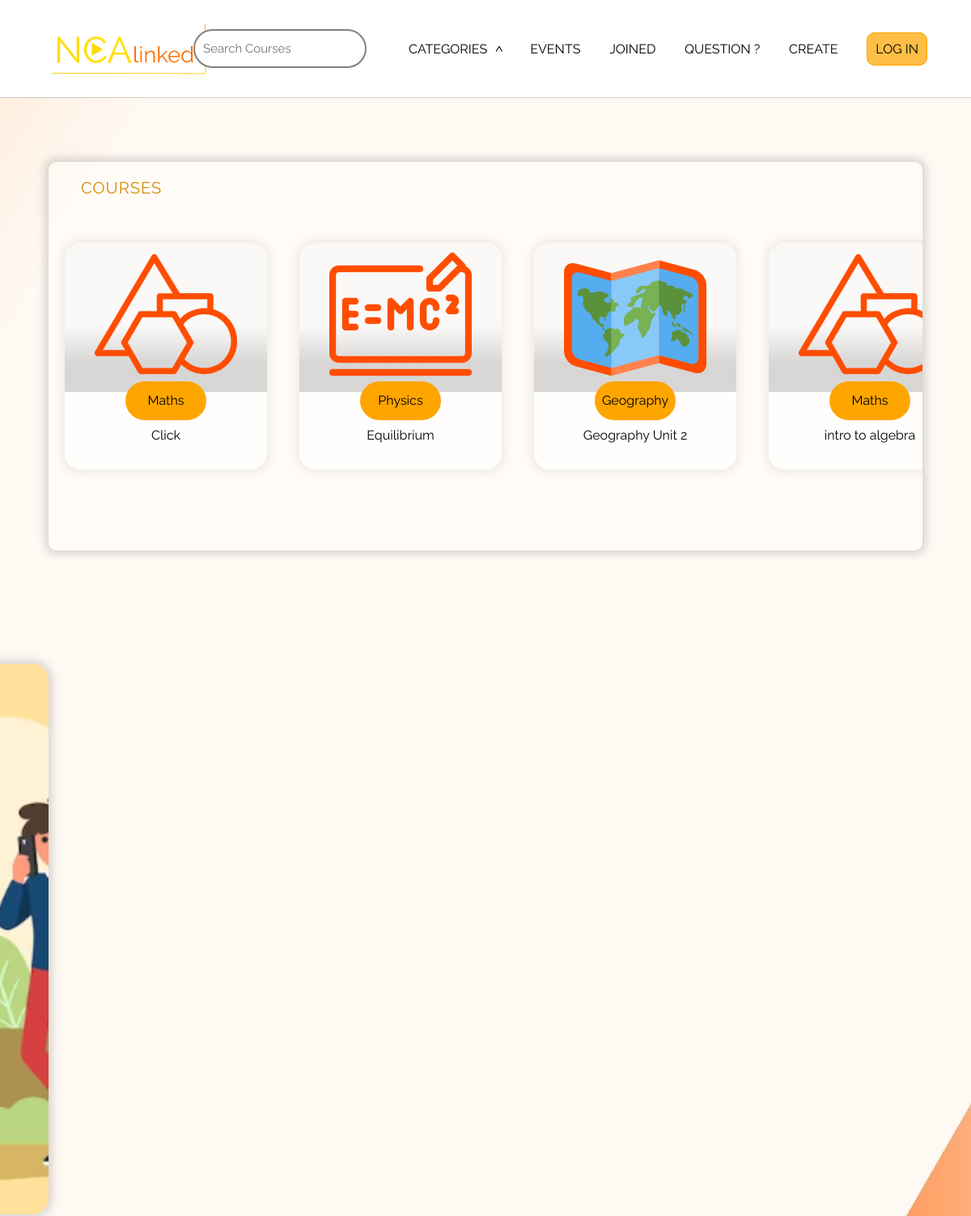
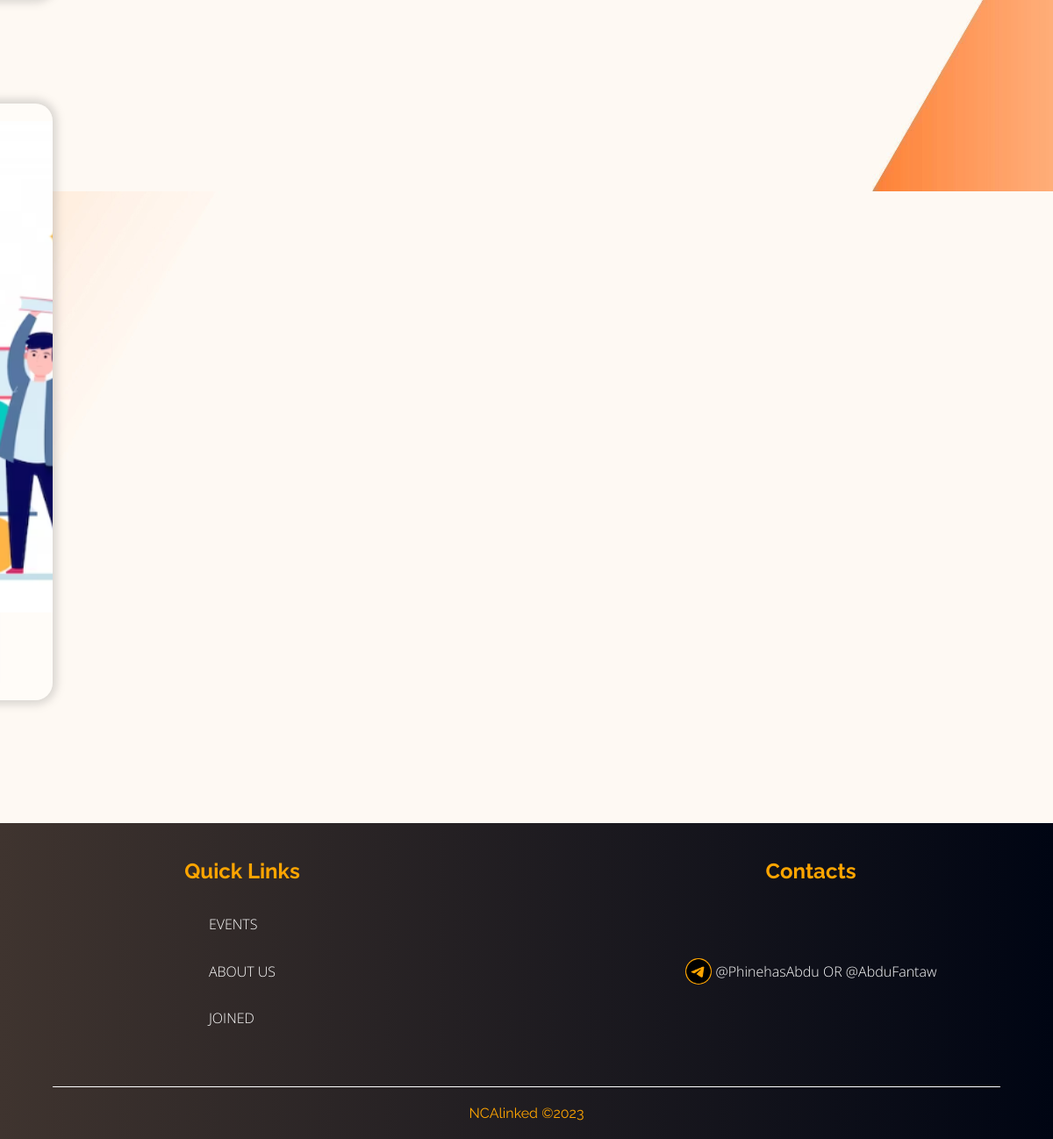
The page / on the database its author committed (2 pictures, top to bottom).
### base/models.py (models this page shows, shortened)
class Course(models.Model):
    Course_name = models.CharField(max_length=200)
    host = models.ForeignKey(User, on_delete=models.SET_NULL, null=True)
    Category = models.ForeignKey(Category, on_delete=models.SET_NULL, null=True)
    created = models.DateTimeField(auto_now_add=True)
    updated = models.DateTimeField(auto_now=True)
    participants = models.ManyToManyField(User, related_name='participants',blank=True)
    CourseDescription = models.TextField(null=True)
    video = models.FileField(upload_to="videos/", null=True, blank=True)
    class Meta():
        ordering = ['-updated','-created']

class Category(models.Model):
    Category_name = models.CharField(max_length=150)
    def __str__(self):
        return self.Category_name

### base/views.py (the view)
# urls.py: path('', views.homepage, name="homepage"),
def homepage(request):
    q = request.GET.get('q') if request.GET.get('q') != None else ''
    courses = Course.objects.filter(
        Q(Category__Category_name__icontains=q) |
        Q(Course_name__icontains=q)
    )
    categories = Category.objects.all()
    context = {
        'categories':categories,
        'courses':courses,
        }
    return render(request, 'homepage.html', context)

### templates/homepage.html (shortened to what this page needs)
{% load static %}
<!DOCTYPE html>
<html lang="en">
<head>
    <link rel="stylesheet" href="{% static 'css/homepage.css' %}">
</head>
<body>
    {% include 'navbar.html' %}
    <section class="body-wrapper">
        <section class="featured-sec-wrapper">
            <section class="featured-sec">
                <div class="featured-sec-nav">
                    <p>
                    COURSES
                    </p>
                </div>
                <div class="featured-sec-body">
                    {% for course in courses %}
                    <div class="featured-sec-cards">
                        <div class="card-img-div">
                            {% if course.Category.Category_name == 'Maths' %}
                                <img src="{% static 'images/geometry-svgrepo-com.svg' %}">
                            {% endif %}
                            {% if course.Category.Category_name == 'Physics' %}
                                <img src="{% static 'images/physics-formula-svgrepo-com.svg' %}">
                            {% endif %}
                            {% if course.Category.Category_name == 'Geography' %}
                                <img src="{% static 'images/world-map-svgrepo-com.svg' %}">
                            {% endif %}
                        </div>
                        <div class="card-info">
                            <div class="card-course-div">
                                <a href="{% url 'videopage' course.id %}">{{course.Category}}</a>
                            </div>
                            <p>
                                {{course.Course_name}}
                            </p>
                        </div>
                    </div>
                    {% endfor %}
                </div>
            </section>
        </section>
        <section class="welcome-sec-wrapper">
            <section  class="welcome-sec">
                <div class="welcome-sec-right">
                    <img style="
                        height: 85vh;
                        margin-top: 10vh;
                        object-fit: cover;
                        border-radius: 20px;
                        width: 100%;"
                        src="{% static 'images/excel.png' %}">
                </div>
            </section>
        </section>
        <section class="welcome-sec-wrapper" style="margin-top: 10vh;">
            <section  class="welcome-sec" >
                <div class="welcome-sec-right">
                    <img style="object-fit: cover;" src="{% static 'images/goal.png' %}">
                </div>
            </section>
        </section>
        <footer class="footer">
            <div class="footer-wrapper">
                <div class="footer-cards">
                    <h1>Quick Links</h1>
                    <div>
                        <a href="{% url 'events'%}">EVENTS</a>
                        <a href="{% url 'learnmore' %}">ABOUT US</a>
                        <a href="{% url 'joinedcourses' %}">JOINED</a>
                    </div>
                </div>
                <div class="footer-cards">
                    <h1>Contacts</h1>
                    <div>
                        <a style="
                            display:flex;
                            align-items: center;
                            justify-content: space-around;
                            pointer-events: none;
                            ">
                            <img style="
                                width: 30px;
                                background-color: orange;
                                border-radius: 100px;
                                margin-right:5px;"
                                src="{% static 'images/icons8-telegram-50.png'%}">
                            @PhinehasAbdu
                            OR
                            @AbduFantaw
                        </a>
                    </div>
                </div>
            </div>
            <div class="footer-footer">
                <p>
                    NCAlinked &copy;2023
                </p>
            </div>
        </footer>
    </section>
</body>
</html>

### templates/navbar.html (shortened to what this page needs)
{% load static %}
<!DOCTYPE html>
<html lang="en">
<head>
</head>
<body>
    <nav class="nav-wrapper">
        <div class="nav-in-wrapper">
            <div class="nav-in-wrapper-logo-searchbar">
                <div class="logo-img-div">
                   <a href="{% url 'homepage' %}"><img src="{% static 'images/LogoMakr-0SO5sy.png' %}"> </a>
                </div>
                <div class="searchbar-div">
                    <form  action="{% url 'homepage' %}" method="">
                        <input placeholder="Search Courses" type="search" name="q" />
                    </form>
                </div>
            </div>
            <div class="nav-right-sec">
                <div class="nav-list-div-cat">
                   <a>CATEGORIES</a>
                   <p class="less-than-sign"> > </p>
                </div>
                <div class="nav-list-div">
                   <a href="{% url 'events'%}">EVENTS</a>
                </div>
                <div class="nav-list-div">
                    <a href="{% url 'joinedcourses' %}">JOINED</a>
                </div>
                <div class="nav-list-div">
                    <a href="{% url 'Ask' %}">QUESTION ?</a>
                </div>
                <div class="nav-list-div" >
                    <a href="{% url 'createpage' %}">CREATE</a>
                </div>
                <div class="nav-list-div" >
                    {% if user.is_authenticated %}
                       <a style="font-family: 'Raleway', sans-serif;" href="{% url 'logout' %}" class="login-btn"> Logout </a>
                        {% else %}
                        <a class="login-btn" href="{% url 'login' %}">LOG IN</a>
                    {% endif %}
                </div>
            </div>
        </div>
    </nav>
</body>
</html>

### rows shown on the page
Course: Category "Maths", Course_name "Click"
Course: Category "Physics", Course_name "Equilibrium"
Course: Category "Geography", Course_name "Geography Unit 2"
Course: Category "Maths", Course_name "intro to algebra"
